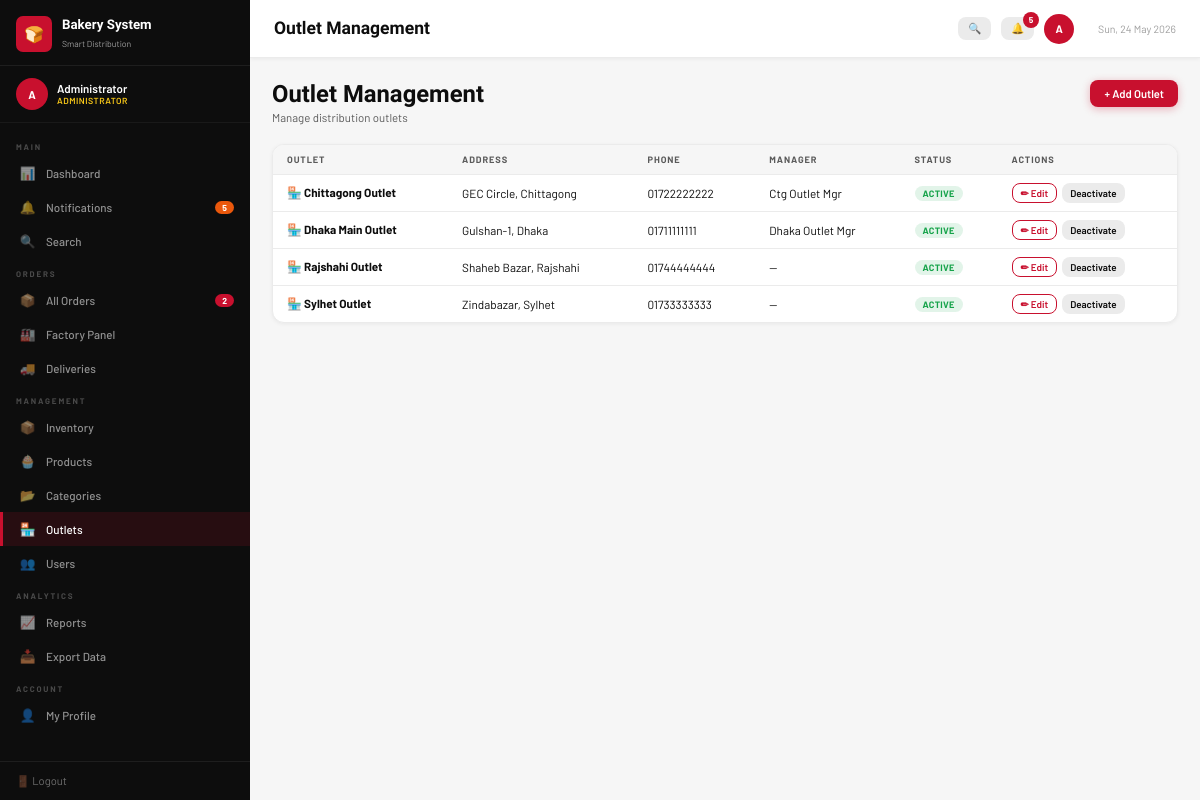
The page /outlets.php (signed in) on the database its author committed.
### tables this page shows
CREATE TABLE outlets (
    id INT AUTO_INCREMENT PRIMARY KEY,
    name VARCHAR(100) NOT NULL,
    address VARCHAR(255),
    phone VARCHAR(20),
    manager_id INT,                    
    active TINYINT(1) DEFAULT 1,
    created_at DATETIME DEFAULT CURRENT_TIMESTAMP
);

CREATE TABLE users (
    id INT AUTO_INCREMENT PRIMARY KEY,
    name VARCHAR(100) NOT NULL,
    role ENUM('admin','factory_manager','outlet_manager','delivery') NOT NULL,
    username VARCHAR(50) UNIQUE NOT NULL,
    password VARCHAR(255) NOT NULL,    
    email VARCHAR(100),
    phone VARCHAR(20),
    active TINYINT(1) DEFAULT 1,
    created_at DATETIME DEFAULT CURRENT_TIMESTAMP
);

### outlets.php (the view, shortened to what this page needs)
<?php
require_once 'config.php';
$outlets  = $conn->query("SELECT o.*, u.name AS mgr_name FROM outlets o LEFT JOIN users u ON o.manager_id=u.id ORDER BY o.name");
include 'includes/header.php';
?>
<div class="ph">
  <div><h1>Outlet Management</h1><p>Manage distribution outlets</p></div>
  <button class="btn btn-p" onclick="openModal()">+ Add Outlet</button>
</div>
<div class="card">
  <div class="tw">
    <table>
      <thead><tr><th>Outlet</th><th>Address</th><th>Phone</th><th>Manager</th><th>Status</th><th>Actions</th></tr></thead>
      <tbody>
        <?php while ($o = $outlets->fetch_assoc()): ?>
        <tr>
          <td><strong>🏪 <?= htmlspecialchars($o['name']) ?></strong></td>
          <td><?= htmlspecialchars($o['address']) ?></td>
          <td><?= htmlspecialchars($o['phone']) ?></td>
          <td><?= $o['mgr_name'] ? htmlspecialchars($o['mgr_name']) : '—' ?></td>
          <td><span class="badge <?= $o['active']?'b-ok':'b-canc' ?>"><?= $o['active']?'Active':'Inactive' ?></span></td>
          <td style="display:flex;gap:5px;padding:8px 14px">
            <button class="btn btn-o xs" onclick="openEditModal(<?= htmlspecialchars(json_encode($o)) ?>)">✏ Edit</button>
            <a href="outlets.php?toggle=<?= $o['id'] ?>" class="btn btn-s xs"><?= $o['active']?'Deactivate':'Activate' ?></a>
          </td>
        </tr>
        <?php endwhile; ?>
      </tbody>
    </table>
  </div>
</div>
<?php include 'includes/footer.php'; ?>

### style.css (style rules this page uses)
:root { --red: #C8102E; --red2: #9B0B22; --black: #0D0D0D; --dark: #1A1A1A; --gold: #F5C518; --white: #fff; --g100: #F6F6F6; --g200: #EBEBEB; --g300: #D4D4D4; --g400: #9E9E9E; --g600: #5A5A5A; --green: #16A34A; --orange: #EA580C; --blue: #1D4ED8; --sw: 250px; --hh: 58px; --r: 8px; }
*, *::before, *::after { box-sizing: border-box; margin: 0; padding: 0; }
html { font-size: 14px; }
body { font-family: 'Barlow', sans-serif; background: var(--g100); color: var(--black); min-height: 100vh; }
h1,h2,h3,h4 { font-family: 'Barlow Condensed', sans-serif; font-weight: 700; line-height: 1.2; }
a { color: var(--red); text-decoration: none; }
.card { background:#fff; border-radius:12px; border:1px solid var(--g200); box-shadow:0 1px 4px rgba(0,0,0,.06); overflow:hidden; margin-bottom:18px; }
.tw { overflow-x:auto; }
table { width:100%; border-collapse:collapse; font-size:.84rem; }
thead th { background:var(--g100); color:var(--g600); font-size:.66rem; font-weight:700; letter-spacing:.9px; text-transform:uppercase; padding:9px 14px; text-align:left; white-space:nowrap; border-bottom:1px solid var(--g200); }
tbody tr { border-bottom:1px solid var(--g200); transition:.1s; }
tbody tr:last-child { border-bottom:none; }
tbody td { padding:10px 14px; vertical-align:middle; }
.badge { display:inline-block; padding:2px 8px; border-radius:20px; font-size:.66rem; font-weight:700; letter-spacing:.3px; text-transform:uppercase; white-space:nowrap; }
.b-ok { background:rgba(22,163,74,.12); color:var(--green); }
.btn { display:inline-flex; align-items:center; gap:5px; padding:7px 14px; border-radius:var(--r); font-family:'Barlow',sans-serif; font-size:.8rem; font-weight:600; cursor:pointer; border:none; transition:.15s; white-space:nowrap; text-decoration:none; }
.btn-p { background:var(--red); color:#fff; box-shadow:0 2px 8px rgba(200,16,46,.3); }
.btn-s { background:var(--g200); color:var(--black); }
.btn-o { background:transparent; border:1.5px solid var(--red); color:var(--red); }
.xs { padding:3px 8px; font-size:.7rem; }
.ph { display:flex; align-items:flex-start; justify-content:space-between; margin-bottom:20px; gap:13px; flex-wrap:wrap; }
.ph h1 { font-size:1.7rem; }
.ph p { color:var(--g600); font-size:.82rem; margin-top:2px; }

### rows shown on the page
outlets: name "Chittagong Outlet", address "GEC Circle, Chittagong", phone "01722222222", users.name "Ctg Outlet Mgr", active "ACTIVE"
outlets: name "Dhaka Main Outlet", address "Gulshan-1, Dhaka", phone "01711111111", users.name "Dhaka Outlet Mgr", active "ACTIVE"
outlets: name "Rajshahi Outlet", address "Shaheb Bazar, Rajshahi", phone "01744444444", active "ACTIVE"
outlets: name "Sylhet Outlet", address "Zindabazar, Sylhet", phone "01733333333", active "ACTIVE"

### other values the page prints
$initials "A"
$user_name "Administrator"
$role_label "ADMINISTRATOR"
$section_name "MAIN"
$icon "📊"
$label "Dashboard"
$icon "🔔"
$label "Notifications"
$notif_count "5"
$icon "🔍"
$label "Search"
$section_name "ORDERS"
$icon "📦"
$label "All Orders"
$pending_count "2"
